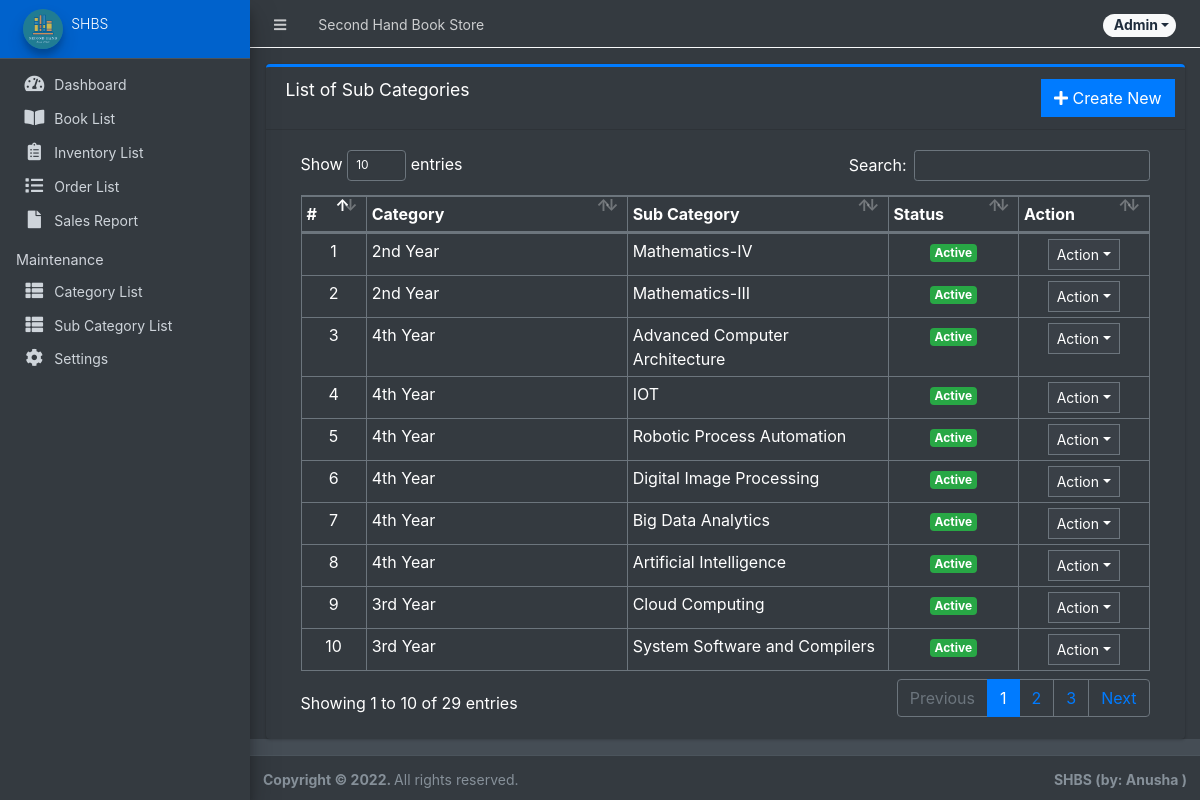
Page /admin/?page=maintenance/sub_category (signed in) on the committed database.
### tables this page shows
CREATE TABLE `sub_categories` (
  `id` int(30) NOT NULL,
  `parent_id` int(30) NOT NULL,
  `sub_category` varchar(250) NOT NULL,
  `status` tinyint(1) NOT NULL DEFAULT 1,
  `date_created` datetime NOT NULL DEFAULT current_timestamp()
);

CREATE TABLE `categories` (
  `id` int(30) NOT NULL,
  `category` varchar(250) NOT NULL,
  `status` tinyint(1) NOT NULL DEFAULT 1,
  `date_created` datetime NOT NULL DEFAULT current_timestamp()
);

### admin/maintenance/sub_category.php (the view, shortened to what this page needs)
<div class="card card-outline card-primary">
	<div class="card-header">
		<h3 class="card-title">List of Sub Categories</h3>
		<div class="card-tools">
			<a href="?page=maintenance/manage_sub_category" class="btn btn-flat btn-primary"><span class="fas fa-plus"></span>  Create New</a>
		</div>
	</div>
	<div class="card-body">
		<div class="container-fluid">
        <div class="container-fluid">
			<table class="table table-bordered table-stripped">
				<colgroup>
					<col width="5%">
					<col width="20%">
					<col width="20%">
					<col width="10%">
					<col width="10%">
				</colgroup>
				<thead>
					<tr>
						<th>#</th>
						<th>Category</th>
						<th>Sub Category</th>
						<th>Status</th>
						<th>Action</th>
					</tr>
				</thead>
				<tbody>
					<?php
					$i = 1;
						$qry = $conn->query("SELECT s.*,c.category from `sub_categories` s inner join `categories` c on c.id = s.parent_id order by unix_timestamp(s.date_created) desc ");
						while($row = $qry->fetch_assoc()):
                            $row['status'] = strip_tags(stripslashes(html_entity_decode($row['status'])));
					?>
						<tr>
							<td class="text-center"><?php echo $i++; ?></td>
							<td><?php echo $row['category'] ?></td>
							<td><?php echo $row['sub_category'] ?></td>
							<td class="text-center">
                                <?php if($row['status'] == 1): ?>
                                    <span class="badge badge-success">Active</span>
                                <?php else: ?>
                                    <span class="badge badge-danger">Inactive</span>
                                <?php endif; ?>
                            </td>
							<td align="center">
								 <button type="button" class="btn btn-flat btn-default btn-sm dropdown-toggle dropdown-icon" data-toggle="dropdown">
				                  		Action
				                  </button>
							</td>
						</tr>
					<?php endwhile; ?>
				</tbody>
			</table>
		</div>
		</div>
	</div>
</div>

### rows in the picture
sub_categories: categories.category "2nd Year", sub_category "Mathematics-IV", status "Active"
sub_categories: categories.category "2nd Year", sub_category "Mathematics-III", status "Active"
sub_categories: categories.category "4th Year", sub_category "Advanced Computer Architecture", status "Active"
sub_categories: categories.category "4th Year", sub_category "IOT", status "Active"
sub_categories: categories.category "4th Year", sub_category "Robotic Process Automation", status "Active"
sub_categories: categories.category "4th Year", sub_category "Digital Image Processing", status "Active"
sub_categories: categories.category "4th Year", sub_category "Big Data Analytics", status "Active"
sub_categories: categories.category "4th Year", sub_category "Artificial Intelligence", status "Active"
sub_categories: categories.category "3rd Year", sub_category "Cloud Computing", status "Active"
sub_categories: categories.category "3rd Year", sub_category "System Software and Compilers", status "Active"

### other values in the picture
$_settings->info('name') "Second Hand Book Store"
$_settings->userdata('firstname') "Admin"
$_settings->info('short_name') "SHBS"
